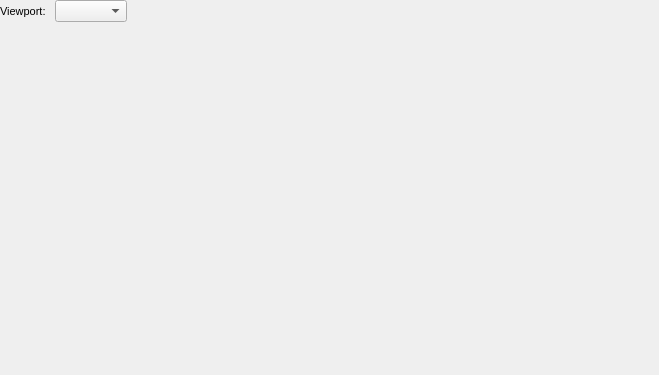
<?xml version="1.0" encoding="UTF-8"?>
<ui version="4.0">
 <class>CompositorPane</class>
 <widget class="QWidget" name="CompositorPane">
  <property name="geometry">
   <rect>
    <x>0</x>
    <y>0</y>
    <width>659</width>
    <height>375</height>
   </rect>
  </property>
  <property name="windowTitle">
   <string>Form</string>
  </property>
  <layout class="QVBoxLayout" name="verticalLayout">
   <property name="leftMargin">
    <number>0</number>
   </property>
   <property name="topMargin">
    <number>0</number>
   </property>
   <property name="rightMargin">
    <number>0</number>
   </property>
   <property name="bottomMargin">
    <number>0</number>
   </property>
   <item>
    <widget class="QFrame" name="frame">
     <property name="frameShape">
      <enum>QFrame::NoFrame</enum>
     </property>
     <property name="frameShadow">
      <enum>QFrame::Raised</enum>
     </property>
     <layout class="QHBoxLayout" name="horizontalLayout">
      <property name="leftMargin">
       <number>0</number>
      </property>
      <property name="topMargin">
       <number>0</number>
      </property>
      <property name="rightMargin">
       <number>0</number>
      </property>
      <property name="bottomMargin">
       <number>0</number>
      </property>
      <item>
       <widget class="QLabel" name="label">
        <property name="font">
         <font>
          <pointsize>8</pointsize>
         </font>
        </property>
        <property name="text">
         <string>Viewport: </string>
        </property>
       </widget>
      </item>
      <item>
       <widget class="QComboBox" name="viewportCombo">
        <property name="font">
         <font>
          <pointsize>8</pointsize>
         </font>
        </property>
       </widget>
      </item>
      <item>
       <spacer name="horizontalSpacer">
        <property name="orientation">
         <enum>Qt::Horizontal</enum>
        </property>
        <property name="sizeHint" stdset="0">
         <size>
          <width>40</width>
          <height>20</height>
         </size>
        </property>
       </spacer>
      </item>
     </layout>
    </widget>
   </item>
   <item>
    <widget class="QFrame" name="renderingFrame">
     <property name="sizePolicy">
      <sizepolicy hsizetype="Preferred" vsizetype="Expanding">
       <horstretch>0</horstretch>
       <verstretch>0</verstretch>
      </sizepolicy>
     </property>
     <property name="frameShape">
      <enum>QFrame::NoFrame</enum>
     </property>
     <property name="frameShadow">
      <enum>QFrame::Raised</enum>
     </property>
     <layout class="QVBoxLayout" name="verticalLayout_2">
      <property name="leftMargin">
       <number>0</number>
      </property>
      <property name="topMargin">
       <number>0</number>
      </property>
      <property name="rightMargin">
       <number>0</number>
      </property>
      <property name="bottomMargin">
       <number>0</number>
      </property>
     </layout>
    </widget>
   </item>
   <item>
    <widget class="QFrame" name="frame_2">
     <property name="sizePolicy">
      <sizepolicy hsizetype="Preferred" vsizetype="Preferred">
       <horstretch>0</horstretch>
       <verstretch>0</verstretch>
      </sizepolicy>
     </property>
     <property name="frameShape">
      <enum>QFrame::StyledPanel</enum>
     </property>
     <property name="frameShadow">
      <enum>QFrame::Raised</enum>
     </property>
    </widget>
   </item>
  </layout>
 </widget>
 <resources/>
 <connections/>
</ui>
